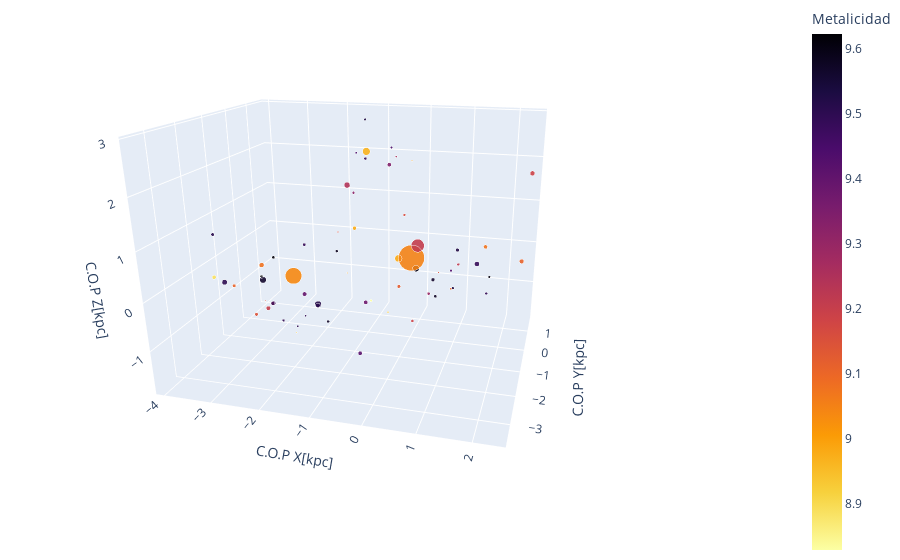

The code cell stored with this chart in its notebook:
### Code cell
xvar= table['CentreOfPotential_x'][mask]-x_max
yvar= table['CentreOfPotential_y'][mask]-y_max
zvar= table['CentreOfPotential_z'][mask]-z_max

xvar_O= table['CentreOfPotential_x'][mask_null_O]-x_max
yvar_O= table['CentreOfPotential_y'][mask_null_O]-y_max
zvar_O= table['CentreOfPotential_z'][mask_null_O]-z_max

cmin = min(metal_var)
cmax = max(metal_var)


fig = go.Figure(data=[go.Scatter3d(
    x=xvar,
    y=yvar,
    z=zvar,
    mode='markers',
    marker=dict(
        sizemin=sizemin,
        size=size,
        cauto=False,
        cmin=cmin,
        cmax=cmax,
        showscale=True,
        color=metal_var,        # set color to an array/list of desired values
        colorscale='inferno',   # choose a colorscale
        opacity=0.9,
        reversescale=True,
        colorbar=dict(title='Metalicidad')
    ))])

# tight layout
fig.update_layout(scene = dict(
                    xaxis_title='C.O.P X[Mpc]',
                    yaxis_title='C.O.P Y[Mpc]',
                    zaxis_title='C.O.P Z[Mpc]'),
                    width=700,
                  margin =dict(l=0, r=0, b=0, t=0))

fig.show()

### Figure 1 — Plotly figure (JSON) as saved in the notebook; plotly's stock layout.template omitted (floating-point values rounded to 4 significant figures)
{"data": [{"marker": {"cauto": false, "cmax": 9.623, "cmin": 8.828, "color": [9.34, 9.123, 9.522, 9.496, 9.623, 9.438, 9.614, 9.399, 9.486, 9.073, 9.379, 9.146, 9.501, 9.187, 9.109, 8.98, 9.561, 9.518, 8.887, 9.095, 9.597, 9.048, 9.148, 9.448, 8.993, 8.939, 9.496, 9.004, 9.164, 9.49, 9.038, 9.452, 9.501, 9.256, 8.968, 9.206, 9.078, 9.241, 8.978, 9.436, 9.582, 9.152, 9.113, 9.486, 9.529, 9.605, 8.931, 9.324, 9.53, 9.571, 9.571, 9.478, 9.191, 9.491, 9.164, 9.56, 9.22, 9.108, 9.509, 8.828, 9.296, 9.202, 9.42], "colorbar": {"title": {"text": "Metalicidad"}}, "colorscale": [[0, "#000004"], [0.1111, "#1b0c41"], [0.2222, "#4a0c6b"], [0.3333, "#781c6d"], [0.4444, "#a52c60"], [0.5556, "#cf4446"], [0.6667, "#ed6925"], [0.7778, "#fb9b06"], [0.8889, "#f7d13d"], [1, "#fcffa4"]], "opacity": 0.9, "reversescale": true, "showscale": true, "size": [2.827, 2.47, 2.52, 1.903, 2.206, 3.133, 2.113, 3.017, 3.441, 2.806, 2.839, 2.425, 3.755, 3.362, 3.128, 4.979, 4.491, 4.632, 2.766, 2.778, 4.518, 17.95, 0.7686, 1.485, 0.809, 0.8818, 1.397, 0.9504, 1.158, 2.02, 11.34, 1.62, 1.398, 1.273, 5.29, 8.972, 3.372, 4.115, 2.652, 1.683, 2.003, 1.123, 1.505, 2.152, 1.839, 1.761, 1.286, 1.881, 1.703, 2.063, 2.19, 3.194, 2.021, 1.858, 1.857, 2.529, 1.896, 2.369, 2.307, 1.679, 2.123, 2.995, 2.87], "sizemin": 0.7686}, "mode": "markers", "type": "scatter3d", "x": [-0.7903, -0.3668, 0.9157, -2.138, -2.803, -1.685, -2.392, -1.435, 1.419, 1.436, -1.2, -1.985, -3.067, 2.374, 2.375, -0.2388, -2.643, -1.678, -3.454, -2.422, 0.1733, 0, -2.369, -1.319, -0.8904, -1.939, -1.765, -0.1347, -1.519, -1.141, -2.179, -0.598, -1.995, -0.4167, -1.144, 0.2579, -3.45, -1.499, -1.202, 0.8559, -1.474, 0.8994, 0.7792, -2.279, 1.1, 1.575, -0.7694, -1.326, -1.088, -1.287, 0.657, -2.412, 0.09189, 1.585, -0.4483, 0.5358, 0.9839, -3.316, -3.982, -0.7261, 0.2631, -2.489, -0.6241], "y": [1.113, 0.3649, 0.6323, -2.117, -1.615, -1.354, -1.857, -2.621, 0.2251, 1.492, 0.4597, -3.551, -2.665, 1.673, 0.1132, -0.1807, -1.884, -1.359, -2.38, -1.966, -0.2607, 0, -2.387, 0.3343, -1.716, -1.953, -1.852, 0.5868, -0.4326, 0.4172, -1.416, 0.5919, -1.747, 0.3057, 0.5044, -0.5112, -0.2852, 0.1922, -0.2504, 0.2186, -0.6615, -1.446, 0.7329, -0.5099, -0.9014, 1.381, 0.8877, 0.1025, 0.2708, -1.824, -0.4874, -1.965, -0.194, 0.8494, 1.182, -0.177, 0.3991, -1.865, -1.38, -0.6554, 0.7155, -2.045, -1.803], "z": [1.784, -0.8585, 0.04593, -0.8147, -0.1192, -0.7538, 0.4248, 0.04007, -0.09145, -0.1127, -1.388, -0.03424, 0.1323, 1.644, 0.09538, 0.02525, -0.07088, -0.7278, 0.08748, -0.5358, -0.1388, 0, -0.2986, 2.169, 0.1873, -1.142, -0.7897, 2.008, 0.5966, 2.037, -0.1109, 2.269, -1.1, 2.135, 2.177, 0.4684, -0.3954, 1.481, 0.6519, -0.2981, 0.2423, 0.2769, -0.9433, 0.2701, -0.2489, -0.8097, -1.779, 1.341, 2.895, -0.8695, -0.6467, -0.5315, -1.424, -1.018, 0.61, -0.3955, -0.2036, -0.2788, 0.6284, -0.8285, -1.11, -0.6149, -1.517]}], "layout": {"autosize": true, "dragmode": "zoom", "margin": {"b": 0, "l": 0, "r": 0, "t": 0}, "scene": {"aspectmode": "auto", "aspectratio": {"x": 1.183, "y": 0.972, "z": 0.8697}, "camera": {"center": {"x": 0.07847, "y": 0.1312, "z": -0.1833}, "eye": {"x": 0.7031, "y": -2.212, "z": 0.7701}, "projection": {"type": "perspective"}, "up": {"x": 0, "y": 0, "z": 1}}, "dragmode": "turntable", "xaxis": {"title": {"text": "C.O.P X[kpc]"}, "type": "linear"}, "yaxis": {"title": {"text": "C.O.P Y[kpc]"}, "type": "linear"}, "zaxis": {"title": {"text": "C.O.P Z[kpc]"}, "type": "linear"}}}}
